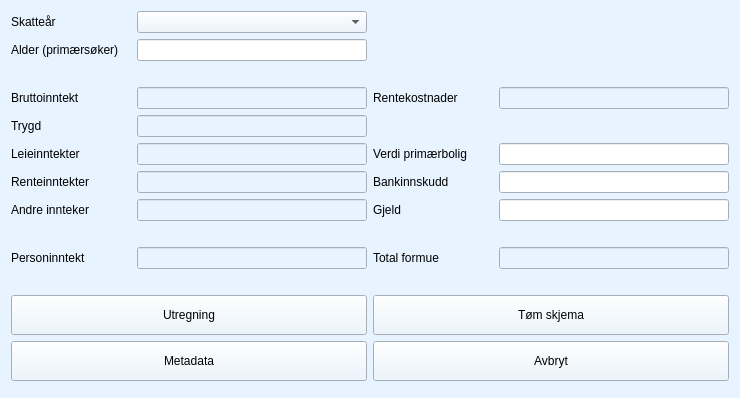
            <widget class="QFrame" name="frame_tax_form">
             <property name="palette">
              <palette>
               <active>
                <colorrole role="WindowText">
                 <brush brushstyle="SolidPattern">
                  <color alpha="255">
                   <red>0</red>
                   <green>0</green>
                   <blue>0</blue>
                  </color>
                 </brush>
                </colorrole>
                <colorrole role="Button">
                 <brush brushstyle="SolidPattern">
                  <color alpha="255">
                   <red>231</red>
                   <green>243</green>
                   <blue>255</blue>
                  </color>
                 </brush>
                </colorrole>
                <colorrole role="Light">
                 <brush brushstyle="SolidPattern">
                  <color alpha="255">
                   <red>255</red>
                   <green>255</green>
                   <blue>255</blue>
                  </color>
                 </brush>
                </colorrole>
                <colorrole role="Midlight">
                 <brush brushstyle="SolidPattern">
                  <color alpha="255">
                   <red>243</red>
                   <green>249</green>
                   <blue>255</blue>
                  </color>
                 </brush>
                </colorrole>
                <colorrole role="Dark">
                 <brush brushstyle="SolidPattern">
                  <color alpha="255">
                   <red>115</red>
                   <green>121</green>
                   <blue>127</blue>
                  </color>
                 </brush>
                </colorrole>
                <colorrole role="Mid">
                 <brush brushstyle="SolidPattern">
                  <color alpha="255">
                   <red>154</red>
                   <green>162</green>
                   <blue>170</blue>
                  </color>
                 </brush>
                </colorrole>
                <colorrole role="Text">
                 <brush brushstyle="SolidPattern">
                  <color alpha="255">
                   <red>0</red>
                   <green>0</green>
                   <blue>0</blue>
                  </color>
                 </brush>
                </colorrole>
                <colorrole role="BrightText">
                 <brush brushstyle="SolidPattern">
                  <color alpha="255">
                   <red>255</red>
                   <green>255</green>
                   <blue>255</blue>
                  </color>
                 </brush>
                </colorrole>
                <colorrole role="ButtonText">
                 <brush brushstyle="SolidPattern">
                  <color alpha="255">
                   <red>0</red>
                   <green>0</green>
                   <blue>0</blue>
                  </color>
                 </brush>
                </colorrole>
                <colorrole role="Base">
                 <brush brushstyle="SolidPattern">
                  <color alpha="255">
                   <red>255</red>
                   <green>255</green>
                   <blue>255</blue>
                  </color>
                 </brush>
                </colorrole>
                <colorrole role="Window">
                 <brush brushstyle="SolidPattern">
                  <color alpha="255">
                   <red>231</red>
                   <green>243</green>
                   <blue>255</blue>
                  </color>
                 </brush>
                </colorrole>
                <colorrole role="Shadow">
                 <brush brushstyle="SolidPattern">
                  <color alpha="255">
                   <red>0</red>
                   <green>0</green>
                   <blue>0</blue>
                  </color>
                 </brush>
                </colorrole>
                <colorrole role="AlternateBase">
                 <brush brushstyle="SolidPattern">
                  <color alpha="255">
                   <red>243</red>
                   <green>249</green>
                   <blue>255</blue>
                  </color>
                 </brush>
                </colorrole>
                <colorrole role="ToolTipBase">
                 <brush brushstyle="SolidPattern">
                  <color alpha="255">
                   <red>255</red>
                   <green>255</green>
                   <blue>220</blue>
                  </color>
                 </brush>
                </colorrole>
                <colorrole role="ToolTipText">
                 <brush brushstyle="SolidPattern">
                  <color alpha="255">
                   <red>0</red>
                   <green>0</green>
                   <blue>0</blue>
                  </color>
                 </brush>
                </colorrole>
               </active>
               <inactive>
                <colorrole role="WindowText">
                 <brush brushstyle="SolidPattern">
                  <color alpha="255">
                   <red>0</red>
                   <green>0</green>
                   <blue>0</blue>
                  </color>
                 </brush>
                </colorrole>
                <colorrole role="Button">
                 <brush brushstyle="SolidPattern">
                  <color alpha="255">
                   <red>231</red>
                   <green>243</green>
                   <blue>255</blue>
                  </color>
                 </brush>
                </colorrole>
                <colorrole role="Light">
                 <brush brushstyle="SolidPattern">
                  <color alpha="255">
                   <red>255</red>
                   <green>255</green>
                   <blue>255</blue>
                  </color>
                 </brush>
                </colorrole>
                <colorrole role="Midlight">
                 <brush brushstyle="SolidPattern">
                  <color alpha="255">
                   <red>243</red>
                   <green>249</green>
                   <blue>255</blue>
                  </color>
                 </brush>
                </colorrole>
                <colorrole role="Dark">
                 <brush brushstyle="SolidPattern">
                  <color alpha="255">
                   <red>115</red>
                   <green>121</green>
                   <blue>127</blue>
                  </color>
                 </brush>
                </colorrole>
                <colorrole role="Mid">
                 <brush brushstyle="SolidPattern">
                  <color alpha="255">
                   <red>154</red>
                   <green>162</green>
                   <blue>170</blue>
                  </color>
                 </brush>
                </colorrole>
                <colorrole role="Text">
                 <brush brushstyle="SolidPattern">
                  <color alpha="255">
                   <red>0</red>
                   <green>0</green>
                   <blue>0</blue>
                  </color>
                 </brush>
                </colorrole>
                <colorrole role="BrightText">
                 <brush brushstyle="SolidPattern">
                  <color alpha="255">
                   <red>255</red>
                   <green>255</green>
                   <blue>255</blue>
                  </color>
                 </brush>
                </colorrole>
                <colorrole role="ButtonText">
                 <brush brushstyle="SolidPattern">
                  <color alpha="255">
                   <red>0</red>
                   <green>0</green>
                   <blue>0</blue>
                  </color>
                 </brush>
                </colorrole>
                <colorrole role="Base">
                 <brush brushstyle="SolidPattern">
                  <color alpha="255">
                   <red>255</red>
                   <green>255</green>
                   <blue>255</blue>
                  </color>
                 </brush>
                </colorrole>
                <colorrole role="Window">
                 <brush brushstyle="SolidPattern">
                  <color alpha="255">
                   <red>231</red>
                   <green>243</green>
                   <blue>255</blue>
                  </color>
                 </brush>
                </colorrole>
                <colorrole role="Shadow">
                 <brush brushstyle="SolidPattern">
                  <color alpha="255">
                   <red>0</red>
                   <green>0</green>
                   <blue>0</blue>
                  </color>
                 </brush>
                </colorrole>
                <colorrole role="AlternateBase">
                 <brush brushstyle="SolidPattern">
                  <color alpha="255">
                   <red>243</red>
                   <green>249</green>
                   <blue>255</blue>
                  </color>
                 </brush>
                </colorrole>
                <colorrole role="ToolTipBase">
                 <brush brushstyle="SolidPattern">
                  <color alpha="255">
                   <red>255</red>
                   <green>255</green>
                   <blue>220</blue>
                  </color>
                 </brush>
                </colorrole>
                <colorrole role="ToolTipText">
                 <brush brushstyle="SolidPattern">
                  <color alpha="255">
                   <red>0</red>
                   <green>0</green>
                   <blue>0</blue>
                  </color>
                 </brush>
                </colorrole>
               </inactive>
               <disabled>
                <colorrole role="WindowText">
                 <brush brushstyle="SolidPattern">
                  <color alpha="255">
                   <red>115</red>
                   <green>121</green>
                   <blue>127</blue>
                  </color>
                 </brush>
                </colorrole>
                <colorrole role="Button">
                 <brush brushstyle="SolidPattern">
                  <color alpha="255">
                   <red>231</red>
                   <green>243</green>
                   <blue>255</blue>
                  </color>
                 </brush>
                </colorrole>
                <colorrole role="Light">
                 <brush brushstyle="SolidPattern">
                  <color alpha="255">
                   <red>255</red>
                   <green>255</green>
                   <blue>255</blue>
                  </color>
                 </brush>
                </colorrole>
                <colorrole role="Midlight">
                 <brush brushstyle="SolidPattern">
                  <color alpha="255">
                   <red>243</red>
                   <green>249</green>
                   <blue>255</blue>
                  </color>
                 </brush>
                </colorrole>
                <colorrole role="Dark">
                 <brush brushstyle="SolidPattern">
                  <color alpha="255">
                   <red>115</red>
                   <green>121</green>
                   <blue>127</blue>
                  </color>
                 </brush>
                </colorrole>
                <colorrole role="Mid">
                 <brush brushstyle="SolidPattern">
                  <color alpha="255">
                   <red>154</red>
                   <green>162</green>
                   <blue>170</blue>
                  </color>
                 </brush>
                </colorrole>
                <colorrole role="Text">
                 <brush brushstyle="SolidPattern">
                  <color alpha="255">
                   <red>115</red>
                   <green>121</green>
                   <blue>127</blue>
                  </color>
                 </brush>
                </colorrole>
                <colorrole role="BrightText">
                 <brush brushstyle="SolidPattern">
                  <color alpha="255">
                   <red>255</red>
                   <green>255</green>
                   <blue>255</blue>
                  </color>
                 </brush>
                </colorrole>
                <colorrole role="ButtonText">
                 <brush brushstyle="SolidPattern">
                  <color alpha="255">
                   <red>115</red>
                   <green>121</green>
                   <blue>127</blue>
                  </color>
                 </brush>
                </colorrole>
                <colorrole role="Base">
                 <brush brushstyle="SolidPattern">
                  <color alpha="255">
                   <red>231</red>
                   <green>243</green>
                   <blue>255</blue>
                  </color>
                 </brush>
                </colorrole>
                <colorrole role="Window">
                 <brush brushstyle="SolidPattern">
                  <color alpha="255">
                   <red>231</red>
                   <green>243</green>
                   <blue>255</blue>
                  </color>
                 </brush>
                </colorrole>
                <colorrole role="Shadow">
                 <brush brushstyle="SolidPattern">
                  <color alpha="255">
                   <red>0</red>
                   <green>0</green>
                   <blue>0</blue>
                  </color>
                 </brush>
                </colorrole>
                <colorrole role="AlternateBase">
                 <brush brushstyle="SolidPattern">
                  <color alpha="255">
                   <red>231</red>
                   <green>243</green>
                   <blue>255</blue>
                  </color>
                 </brush>
                </colorrole>
                <colorrole role="ToolTipBase">
                 <brush brushstyle="SolidPattern">
                  <color alpha="255">
                   <red>255</red>
                   <green>255</green>
                   <blue>220</blue>
                  </color>
                 </brush>
                </colorrole>
                <colorrole role="ToolTipText">
                 <brush brushstyle="SolidPattern">
                  <color alpha="255">
                   <red>0</red>
                   <green>0</green>
                   <blue>0</blue>
                  </color>
                 </brush>
                </colorrole>
               </disabled>
              </palette>
             </property>
             <property name="autoFillBackground">
              <bool>true</bool>
             </property>
             <property name="frameShape">
              <enum>QFrame::NoFrame</enum>
             </property>
             <property name="frameShadow">
              <enum>QFrame::Raised</enum>
             </property>
             <layout class="QGridLayout" name="gridLayout_3">
              <item row="6" column="2">
               <widget class="QLabel" name="label_interest_cost">
                <property name="text">
                 <string>Rentekostnader</string>
                </property>
               </widget>
              </item>
              <item row="4" column="1">
               <widget class="QLineEdit" name="line_edit_age">
                <property name="minimumSize">
                 <size>
                  <width>230</width>
                  <height>20</height>
                 </size>
                </property>
               </widget>
              </item>
              <item row="6" column="3">
               <widget class="QLineEdit" name="line_edit_rentekostnader_total">
                <property name="enabled">
                 <bool>false</bool>
                </property>
               </widget>
              </item>
              <item row="10" column="3">
               <widget class="QLineEdit" name="line_edit_debt"/>
              </item>
              <item row="9" column="3">
               <widget class="QLineEdit" name="line_edit_bank_deposit"/>
              </item>
              <item row="10" column="2">
               <widget class="QLabel" name="label_debt">
                <property name="text">
                 <string>Gjeld</string>
                </property>
               </widget>
              </item>
              <item row="16" column="0" colspan="2">
               <widget class="QPushButton" name="push_button_utregning">
                <property name="minimumSize">
                 <size>
                  <width>0</width>
                  <height>40</height>
                 </size>
                </property>
                <property name="text">
                 <string>Utregning</string>
                </property>
                <property name="icon">
                 <iconset resource="../../images/img.qrc">
                  <normaloff>:/img/show.svg</normaloff>:/img/show.svg</iconset>
                </property>
               </widget>
              </item>
              <item row="17" column="2" colspan="2">
               <widget class="QPushButton" name="push_button_avbryt">
                <property name="minimumSize">
                 <size>
                  <width>0</width>
                  <height>40</height>
                 </size>
                </property>
                <property name="text">
                 <string>Avbryt</string>
                </property>
                <property name="icon">
                 <iconset resource="../../images/img.qrc">
                  <normaloff>:/img/cancel.svg</normaloff>:/img/cancel.svg</iconset>
                </property>
               </widget>
              </item>
              <item row="10" column="1">
               <widget class="QLineEdit" name="line_edit_andre_inntekter_total">
                <property name="enabled">
                 <bool>false</bool>
                </property>
               </widget>
              </item>
              <item row="17" column="0" colspan="2">
               <widget class="QPushButton" name="push_button_meta_data">
                <property name="minimumSize">
                 <size>
                  <width>0</width>
                  <height>40</height>
                 </size>
                </property>
                <property name="text">
                 <string>Metadata</string>
                </property>
                <property name="icon">
                 <iconset resource="../../images/img.qrc">
                  <normaloff>:/img/meta.svg</normaloff>:/img/meta.svg</iconset>
                </property>
               </widget>
              </item>
              <item row="10" column="0">
               <widget class="QLabel" name="label_other_income">
                <property name="text">
                 <string>Andre innteker</string>
                </property>
               </widget>
              </item>
              <item row="16" column="2" colspan="2">
               <widget class="QPushButton" name="push_button_tom_skjema">
                <property name="minimumSize">
                 <size>
                  <width>0</width>
                  <height>40</height>
                 </size>
                </property>
                <property name="text">
                 <string>Tøm skjema</string>
                </property>
                <property name="icon">
                 <iconset resource="../../images/img.qrc">
                  <normaloff>:/img/erase.svg</normaloff>:/img/erase.svg</iconset>
                </property>
               </widget>
              </item>
              <item row="0" column="1">
               <widget class="QComboBox" name="combo_box_tax_year"/>
              </item>
              <item row="7" column="1">
               <widget class="QLineEdit" name="line_edit_trygde_inntekt_total">
                <property name="enabled">
                 <bool>false</bool>
                </property>
               </widget>
              </item>
              <item row="8" column="1">
               <widget class="QLineEdit" name="line_edit_leieinntekt_total">
                <property name="enabled">
                 <bool>false</bool>
                </property>
               </widget>
              </item>
              <item row="7" column="0">
               <widget class="QLabel" name="label_trydg">
                <property name="text">
                 <string>Trygd</string>
                </property>
               </widget>
              </item>
              <item row="8" column="0">
               <widget class="QLabel" name="label_rent_income">
                <property name="text">
                 <string>Leieinntekter</string>
                </property>
               </widget>
              </item>
              <item row="6" column="1">
               <widget class="QLineEdit" name="line_edit_brutto_inntekt_total">
                <property name="enabled">
                 <bool>false</bool>
                </property>
               </widget>
              </item>
              <item row="9" column="1">
               <widget class="QLineEdit" name="line_edit_renteinntekter_total">
                <property name="enabled">
                 <bool>false</bool>
                </property>
               </widget>
              </item>
              <item row="0" column="0">
               <widget class="QLabel" name="label_tax_year">
                <property name="minimumSize">
                 <size>
                  <width>120</width>
                  <height>0</height>
                 </size>
                </property>
                <property name="text">
                 <string>Skatteår</string>
                </property>
               </widget>
              </item>
              <item row="18" column="0" colspan="4">
               <widget class="QFrame" name="frame_whitespace">
                <property name="frameShape">
                 <enum>QFrame::NoFrame</enum>
                </property>
                <property name="frameShadow">
                 <enum>QFrame::Raised</enum>
                </property>
               </widget>
              </item>
              <item row="4" column="0">
               <widget class="QLabel" name="label_age">
                <property name="text">
                 <string>Alder (primærsøker)</string>
                </property>
               </widget>
              </item>
              <item row="9" column="0">
               <widget class="QLabel" name="label_interest_income">
                <property name="text">
                 <string>Renteinntekter</string>
                </property>
               </widget>
              </item>
              <item row="6" column="0">
               <widget class="QLabel" name="label_income">
                <property name="text">
                 <string>Bruttoinntekt</string>
                </property>
               </widget>
              </item>
              <item row="8" column="3">
               <widget class="QLineEdit" name="line_edit_value_of_real_etate">
                <property name="minimumSize">
                 <size>
                  <width>230</width>
                  <height>20</height>
                 </size>
                </property>
               </widget>
              </item>
              <item row="9" column="2">
               <widget class="QLabel" name="label_bank_deposit">
                <property name="text">
                 <string>Bankinnskudd</string>
                </property>
               </widget>
              </item>
              <item row="8" column="2">
               <widget class="QLabel" name="label_value_of_real_estate">
                <property name="minimumSize">
                 <size>
                  <width>120</width>
                  <height>0</height>
                 </size>
                </property>
                <property name="text">
                 <string>Verdi primærbolig</string>
                </property>
               </widget>
              </item>
              <item row="13" column="0">
               <widget class="QLabel" name="label_personinntekt_total">
                <property name="text">
                 <string>Personinntekt</string>
                </property>
               </widget>
              </item>
              <item row="13" column="1">
               <widget class="QLineEdit" name="line_edit_personinntekt_total">
                <property name="enabled">
                 <bool>false</bool>
                </property>
               </widget>
              </item>
              <item row="13" column="2">
               <widget class="QLabel" name="label_total_formue">
                <property name="text">
                 <string>Total formue</string>
                </property>
               </widget>
              </item>
              <item row="13" column="3">
               <widget class="QLineEdit" name="line_edit_total_formue">
                <property name="enabled">
                 <bool>false</bool>
                </property>
               </widget>
              </item>
              <item row="5" column="0" colspan="4">
               <widget class="QLabel" name="label_whitespace_1">
                <property name="sizePolicy">
                 <sizepolicy hsizetype="Preferred" vsizetype="Fixed">
                  <horstretch>0</horstretch>
                  <verstretch>0</verstretch>
                 </sizepolicy>
                </property>
                <property name="maximumSize">
                 <size>
                  <width>16777215</width>
                  <height>20</height>
                 </size>
                </property>
                <property name="text">
                 <string/>
                </property>
               </widget>
              </item>
              <item row="12" column="0" colspan="4">
               <widget class="QLabel" name="label_whitespace_2">
                <property name="sizePolicy">
                 <sizepolicy hsizetype="Preferred" vsizetype="Fixed">
                  <horstretch>0</horstretch>
                  <verstretch>0</verstretch>
                 </sizepolicy>
                </property>
                <property name="minimumSize">
                 <size>
                  <width>0</width>
                  <height>0</height>
                 </size>
                </property>
                <property name="maximumSize">
                 <size>
                  <width>16777215</width>
                  <height>20</height>
                 </size>
                </property>
                <property name="text">
                 <string/>
                </property>
               </widget>
              </item>
              <item row="15" column="0" colspan="4">
               <widget class="QLabel" name="label_whitespace_3">
                <property name="sizePolicy">
                 <sizepolicy hsizetype="Preferred" vsizetype="Fixed">
                  <horstretch>0</horstretch>
                  <verstretch>0</verstretch>
                 </sizepolicy>
                </property>
                <property name="minimumSize">
                 <size>
                  <width>0</width>
                  <height>0</height>
                 </size>
                </property>
                <property name="maximumSize">
                 <size>
                  <width>16777215</width>
                  <height>20</height>
                 </size>
                </property>
                <property name="text">
                 <string/>
                </property>
               </widget>
              </item>
             </layout>
            </widget>
